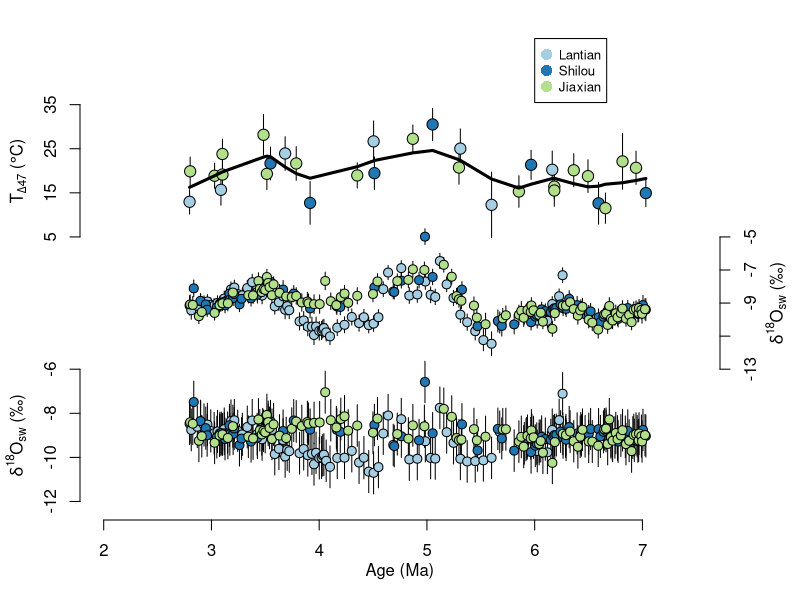

Reproduce this figure in R.
library(tidyverse)
library(ggpubr)
library(readxl)

D47 = read.csv("out/D47.csv")
D47= D47[order(D47$age),] 
d18c = read.csv("out/d18c.csv")
for (i in 1:nrow(d18c)) {
  d18c_pdb = rnorm(10000, d18c$d18O[i], 0.2)
  temp = rnorm(10000, 20, 5)
  d18c_vsmow = (1.03091 * d18c_pdb) + 30.91
  alpha = exp((16.1*1000/(273.15 + temp)-24.6)/1000) # Tremaine 2011
  d18sw = (1000 + d18c_vsmow) / alpha - 1000
  d18c$d18sw2[i] = mean(d18sw)
  d18c$d18sw2.se[i] = sd(d18sw)
}
d18c = d18c %>%
  mutate(d18sw2.low = d18sw2 - d18sw2.se, d18sw2.high = d18sw2 + d18sw2.se)


pal = c("#A6CEE3", "#1F78B4", "#B2DF8A", "#33A02C", "#FB9A99", "#E31A1C")
site1 = pal[factor(D47$site, levels = c("Lantian", "Shilou", "Jiaxian"))]
site2 = pal[factor(d18c$site, levels = c("Lantian", "Shilou", "Jiaxian"))]

png("figures/soil_water_kate.png", 5, 5, units = "in", res = 300)
par(mar = c(4, 4, 1, 4))
plot(0, 0, xlim = c(2, 7.5), ylim = c(0, 3.5), axes = FALSE,
     xlab = "", ylab = "")

legend(x = 6, y = 3.5, legend = c("Lantian", "Shilou", "Jiaxian"),
       col = pal, pch = 16, cex = 0.8, pt.cex = 1.5)

yext = range(D47$st.low, D47$st.high)
tix = seq(floor(min(yext) + 1), 
          ceiling(max(yext)), by = 10)
D47.rs = cbind(D47$age,
               2 + (D47$temp - min(tix)) / diff(range(tix)),
               2 + (D47$st.low - min(tix)) / diff(range(tix)),
               2 + (D47$st.high - min(tix)) / diff(range(tix)))
arrows(D47.rs[, 1], D47.rs[, 3], D47.rs[, 1], D47.rs[, 4], col = "black",
       angle=90, length=0, code = 0)
points(D47.rs[, 1], D47.rs[, 2], col = "black", bg = site1, pch = 21, cex = 1.5)
loess_fit = loess(data = D47, temp ~ age, span = 0.2)
pred = predict(loess_fit, se = TRUE)
lines(lowess(D47.rs[, 1], D47.rs[, 2], f = 0.3), lwd = 3)
axis(2, 2 + (tix - min(tix)) / diff(range(tix)), tix)
mtext(expression(paste("T"[Delta*"47"]*" (", degree, "C)")), 2, line = 2.5, at = 2.5)

yext = range(d18c$d18sw.low, d18c$d18sw.high)
tix = seq(floor(min(yext)), 
          ceiling(max(yext)), by = 2)
d18c.rs = cbind(d18c$age,
                1 + (d18c$d18sw - min(tix)) / diff(range(tix)),
                1 + (d18c$d18sw.low - min(tix)) / diff(range(tix)),
                1 + (d18c$d18sw.high - min(tix)) / diff(range(tix)))
arrows(d18c.rs[, 1], d18c.rs[, 3], d18c.rs[, 1], d18c.rs[, 4], col = "black",
       angle=90, length=0, code = 0)
points(d18c.rs[, 1], d18c.rs[, 2], col = "black", bg = site2, pch = 21, cex = 1.2)
axis(4, 1 + (tix - min(tix)) / diff(range(tix)), tix)
mtext(expression(delta^"18"*"O"[sw]*" (\u2030)"), 4, line = 2.5, at = 1.5)

yext = range(d18c$d18sw2.low, d18c$d18sw2.high)
tix = seq(floor(min(yext)), 
          ceiling(max(yext)), by = 2)
d18c.rs = cbind(d18c$age,
                0 + (d18c$d18sw2 - min(tix)) / diff(range(tix)),
                0 + (d18c$d18sw2.low - min(tix)) / diff(range(tix)),
                0 + (d18c$d18sw2.high - min(tix)) / diff(range(tix)))
arrows(d18c.rs[, 1], d18c.rs[, 3], d18c.rs[, 1], d18c.rs[, 4], col = "black",
       angle=90, length=0, code = 0)
points(d18c.rs[, 1], d18c.rs[, 2], col = "black", bg = site2, pch = 21, cex = 1.2)
axis(2, 0 + (tix - min(tix)) / diff(range(tix)), tix)
mtext(expression(delta^"18"*"O"[sw]*" (\u2030)"), 2, line = 2.5, at = 0.5)

axis(1)
mtext("Age (Ma)", 1, line = 2)
dev.off()



